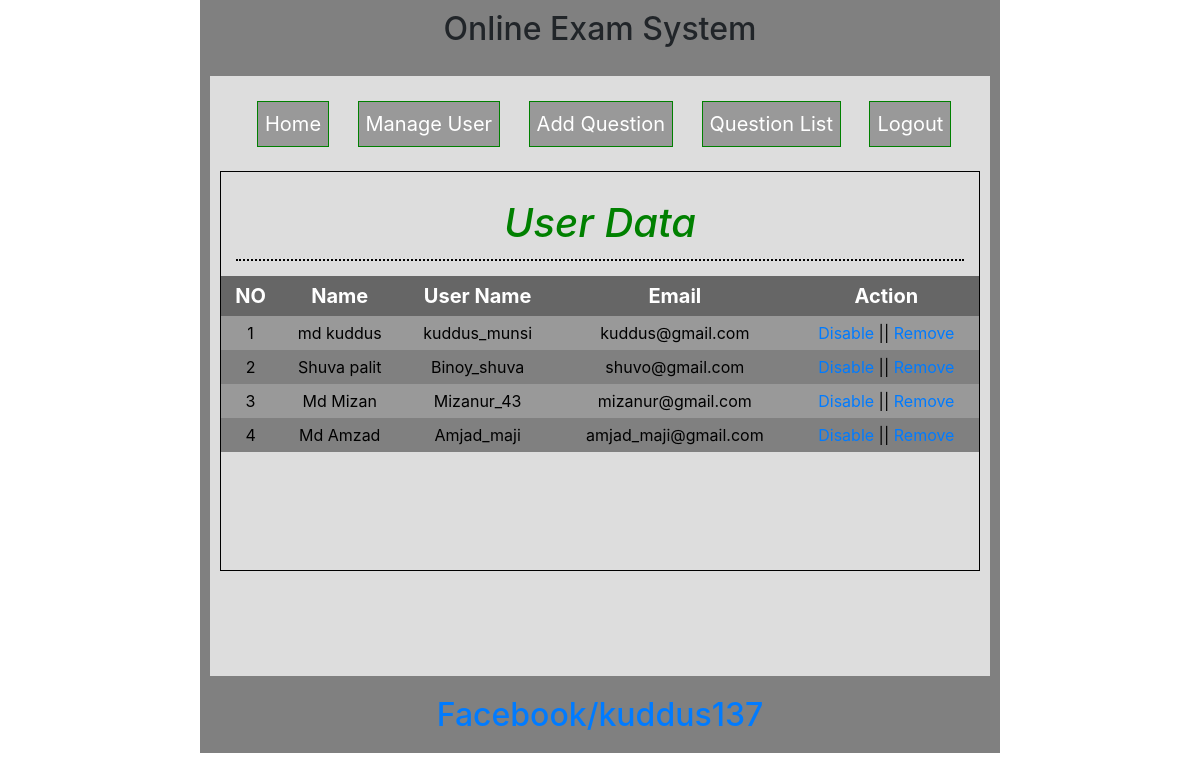
/admin/user.php (signed in), run on the app's committed database.
### tables this page shows
CREATE TABLE `tbl_user` (
  `id` int(11) NOT NULL,
  `name` varchar(50) NOT NULL,
  `userName` varchar(30) NOT NULL,
  `email` varchar(40) NOT NULL,
  `password` varchar(32) NOT NULL,
  `status` int(11) NOT NULL DEFAULT '0'
);

### library/Database.php (called while the page is built, shortened)
<?php
class Database
{
        public $hostName   = DBHOST;
        public $dbName     = DBNAME;
        public $dbUser     = DBUSER;
        public $dbpassword = DBPASS;
        public $link;
    public  function connectDB(){
        $this->link = new mysqli($this->hostName,$this->dbUser,$this->dbpassword,$this->dbName);
    }
  public function select($query){
        $result = $this->link->query($query) or die($this->link->error.__LINE__);
        if($result-> num_rows > 0){
            return $result;
        }
        else{
            return false;
        }
    }
}

### classes/User.php (called while the page is built, shortened)
<?php
	$filePath = realpath(dirname(__FILE__));
	include_once ($filePath.'/../library/Database.php');
	class User
	{
		private $db;
		function __construct()
		{
			$this->db = new Database();
		}
		public function getUserData()
		{
			$query = "SELECT * from tbl_user ORDER BY id DESC";
			$result = $this->db->select($query);
			return $result;
		}
	}
?>

### admin/user.php (the view, shortened to what this page needs)
<?php
		include 'inc/header.php';
	  	include 'inc/navigation.php';
?>
	<div class="profileDiv">
		<h2>User Data</h2>
		<table class="tableDesign">
			<tr>
				<th>NO</th>
				<th>Name</th>
				<th>User Name</th>
				<th>Email</th>
				<th>Action</th>
			</tr>
			<?php
				$getUserData = $user->getUserData();
				if($getUserData){
					$i = 0;
				while($data = $getUserData->fetch_assoc()){
					$i++;
			?>
			<tr>
				<td>
					<?php
						if($data['status'] == '1'){
							echo "<span class = 'error'>".$i."</span>";
						}else{
							echo $i;
						}
					?>
					</td>
				<td><?php echo $data['name'];?></td>
				<td><?php echo $data['userName'];?></td>
				<td><?php echo $data['email'];?></td>
				<td>
					<?php
						if($data['status'] == '0'){?>
						<a onclick="return confirm('Are you sure to Disable?');" href="?disableId=<?php echo $data['id'];?>">Disable</a>
						<?php }else{?>
						<a onclick="return confirm('Are you sure to Enable?');" href="?enableId=<?php echo $data['id'];?>">Enable</a>
						<?php } ?>
						|| <a onclick="return confirm('Are you sure to delete?');" href="?delId=<?php echo $data['id'];?>">Remove</a>
				</td>
			</tr>
			<?php } }?>
		</table>
	</div>
     </div>
<?php include 'inc/footer.php';?>

### admin/css/style.css (style rules this page uses)
* { margin: 0;outline: 0;padding: 0; }
body { font-family: Arial; font-size: 18px; line-height: 25px; color: #fff; }
.tableDesign { margin-bottom: 12px; width: 100%; }
.tableDesign th { background: #666 none repeat scroll 0 0; color: #fff; font-size: 20px; padding: 5px 8px; text-align: center; }
.tableDesign td { padding:5px;text-align:center; }
table.tableDesign tr:nth-child(2n+1) { background:gray; height:30px; }
table.tableDesign tr:nth-child(2n) { background:#999; height:30px; }
.profileDiv { width:100%; min-height: 400px; border: 1px solid #000; text-align: center; }
.profileDiv h2 { margin: 15px; padding: 12px 0px; border-bottom: 2px dotted #000; font-size: 40px; font-style: italic; color: green; }

### data on the page
tbl_user: name "md kuddus", userName "kuddus_munsi", email "kuddus@gmail.com"
tbl_user: name "Shuva palit", userName "Binoy_shuva", email "shuvo@gmail.com"
tbl_user: name "Md Mizan", userName "Mizanur_43", email "mizanur@gmail.com"
tbl_user: name "Md Amzad", userName "Amjad_maji", email "amjad_maji@gmail.com"
